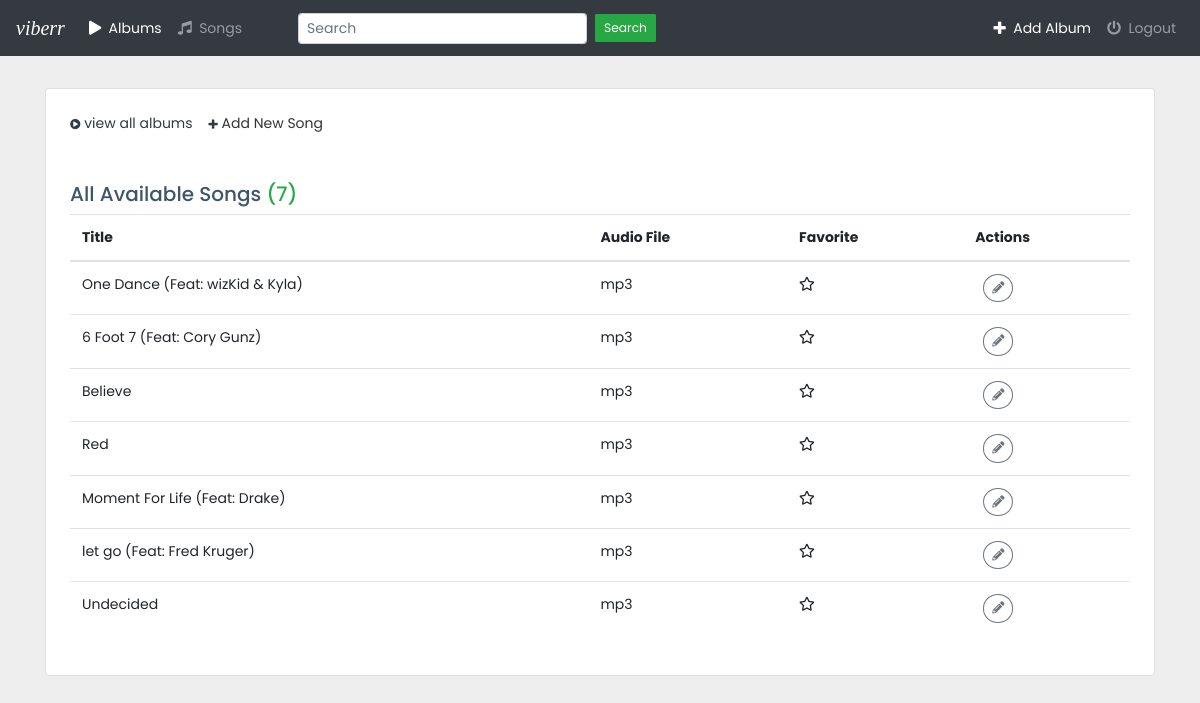
The app's page /all/songs with its own data.
### music/models.py (models this page shows, shortened)
class Song(models.Model):
    album = models.ForeignKey(Album,on_delete=models.CASCADE)
    file_type = models.CharField(max_length=100)
    song_title =models.CharField(max_length=250)
    is_favorite = models.BooleanField(default=False)

### music/views.py (the view)
# urls.py: path("all/songs",views.allSongs.as_view(),name="songs"),
class allSongs(generic.ListView):
    context_object_name ="songs"
    template_name ="music/songs.html"
    def get_queryset(self):
        return Song.objects.all()

### music/templates/music/songs.html (shortened to what this page needs)
{% extends 'music/base.html' %}
{% load static %}
{% block content %}
<div class="container mt-4">
    <div class="row">
        <div class="col-md-12">
           <div class="card mt-2 mb-4">
            <div class="d-flex p-4">
                <a href="{% url 'music:index' %}" class="text-dark mr-3">
                    <span class="fas fa-play-circle fa-xs text-dark"></span>
                    view all albums
                </a>
                <a href="{% url 'music:addSong' %}" class="float-right">
                    <span class="fa fa-plus fa-xs text-dark"></span>
                    Add New Song
                </a>
            </div>
            <div class="card-body p-4">
                <h5>All Available Songs <span class="text-success"> ({{ songs.count }})</span></h5>
                <table class="table">
                    <thead>
                        <tr>
                            <th>Title</th>
                            <th>Audio File</th>
                            <th>Favorite</th>
                            <th>Actions</th>
                        </tr>
                    </thead>
                    <tbody>
                        {% if songs %}
                        {% for song in songs %}
                        <tr>
                            <td>{{ song.song_title }}</td>
                            <td>{{ song.file_type }}</td>
                            <td>
                               {% if song.is_favorite == False %}
                                    <i class="far fa-star"></i>
                                {% else %}
                                    <i class="fa fa-star"></i>
                               {% endif %}
                            </td>
                            <td>
                                <a href="{% url 'music:updateSong' song.id %}" class="btn btn-outline-secondary btn-sm ml-2 rounded-circle">
                                    <span class="fas fa-pencil-alt"></span>
                                </a>
                            </td>
                        </tr>
                        {% endfor %}
                        {% else %}
                            <h6 class="text-danger">There Are No Songs Available.</h6>
                        {% endif %}
                    </tbody>
                </table>
            </div>
           </div>
        </div>
    </div>
</div>
{% endblock %}

### music/static/music/css/style.css (style rules this page uses)
body { margin: 0; font-family: "Poppins", sans-serif; font-size: 0.875rem; font-weight: 400; line-height: 1.5; color: #3e5569; text-align: left; background-color: #eeeeee; }
a { text-decoration: none; color: #333; }
.btn { border-radius: 0px; }
.btn, .btn-sm { padding: 0.25rem 0.5rem; font-size: 0.76563rem; line-height: 1.5; border-radius: 1px; }

### records on screen
Song: song_title "One Dance (Feat: wizKid & Kyla)", file_type "mp3", is_favorite False (drawn)
Song: song_title "6 Foot 7 (Feat: Cory Gunz)", file_type "mp3", is_favorite False (drawn)
Song: song_title "Believe", file_type "mp3", is_favorite False (drawn)
Song: song_title "Red", file_type "mp3", is_favorite False (drawn)
Song: song_title "Moment For Life (Feat: Drake)", file_type "mp3", is_favorite False (drawn)
Song: song_title "let go (Feat: Fred Kruger)", file_type "mp3", is_favorite False (drawn)
Song: song_title "Undecided", file_type "mp3", is_favorite False (drawn)

### other values on screen
{{ songs.count }} "7"
